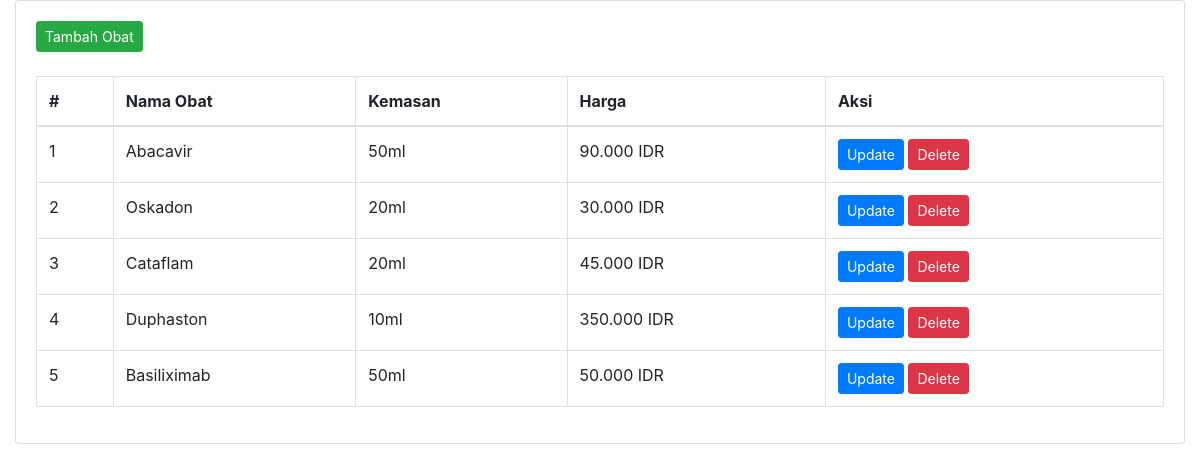
Page /admin_Obat.php on the committed database.
### tables this page shows
CREATE TABLE `obat` (
  `id` int(11) NOT NULL,
  `nama_obat` varchar(100) NOT NULL,
  `kemasan` varchar(35) NOT NULL,
  `harga` int(11) NOT NULL
);

### admin_Obat.php (the view, shortened to what this page needs)
<?php
include_once("db_koneksi.php");
$obatQuery = "SELECT * FROM obat";
$obatResult = $mysqli->query($obatQuery);
$obatData = $obatResult->fetch_all(MYSQLI_ASSOC);
?>
<!DOCTYPE html>
<html lang="en">
<head>
  <link rel="stylesheet" href="https://stackpath.bootstrapcdn.com/bootstrap/4.6.0/css/bootstrap.min.css">
</head>
<body class="hold-transition sidebar-mini">
  <div class="wrapper">
    <section class="content">
      <div class="container-fluid">
        <div class="row">
          <div class="col-12">
            <div class="card">
              <div class="card-body">
                <button type="button" class="btn btn-success btn-sm" data-toggle="modal" data-target="#addModal">Tambah Obat</button>
                <br><br>
                <table id="example2" class="table table-bordered table-hover">
                  <thead>
                    <tr>
                      <th>#</th>
                      <th>Nama Obat</th>
                      <th>Kemasan</th>
                      <th>Harga</th>
                      <th>Aksi</th>
                    </tr>
                  </thead>
                  <tbody>
                    <?php
                    $counter = 1;
                    foreach ($obatData as $obatRow) {
                      echo "<tr>";
                      echo "<td>" . $counter . "</td>";
                      $counter++;
                      echo "<td>" . $obatRow['nama_obat'] . "</td>";
                      echo "<td>" . $obatRow['kemasan'] . "</td>";
                      echo "<td>" . number_format($obatRow['harga'], 0, ',', '.') . " IDR</td>";
                      echo "<td>
                <form method='post' action=''>
                    <input type='hidden' name='id' value='" . $obatRow['id'] . "'>
                    <input type='hidden' name='new_nama_obat' value='" . $obatRow['nama_obat'] . "'>
                    <input type='hidden' name='new_kemasan' value='" . $obatRow['kemasan'] . "'>
                    <input type='hidden' name='new_harga' value='" . $obatRow['harga'] . "'>
                    <button type='button' name='update_obat' class='btn btn-primary btn-sm update-btn' data-toggle='modal' data-target='#updateModal'
                    data-id='" . $obatRow['id'] . "'
                    data-nama_obat='" . $obatRow['nama_obat'] . "'
                    data-kemasan='" . $obatRow['kemasan'] . "'
                    data-harga='" . $obatRow['harga'] . "'>Update</button>
                    <form method='post' action=''>
                        <input type='hidden' name='id' value='" . $obatRow['id'] . "'>
                        <button type='submit' name='delete_obat' class='btn btn-danger btn-sm' onclick='return confirm(\"Are you sure?\");'>Delete</button>
                    </form>
                </form>
            </td>";
                      echo "</tr>";
                    }
                    ?>
                  </tbody>
                </table>
              </div>
            </div>
          </div>
        </div>
      </div>
    </section>
  </div>
</body>
</html>

### rows in the picture
obat: nama_obat "Abacavir", kemasan "50ml", harga "90.000"
obat: nama_obat "Oskadon", kemasan "20ml", harga "30.000"
obat: nama_obat "Cataflam", kemasan "20ml", harga "45.000"
obat: nama_obat "Duphaston", kemasan "10ml", harga "350.000"
obat: nama_obat "Basiliximab", kemasan "50ml", harga "50.000"
